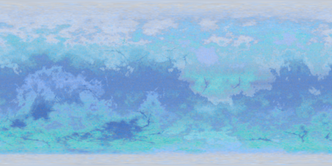
#> input picture src/images/textures_exoplanet/Snowy/Snowy01.png, 332 x 166 px, shrunk from 1024 x 512 before the run
$ python make_snowy_atlas.py
#> lines starting #> are read from the running program, lines starting #| are printed output that depends on the picture
import json
import os
from PIL import Image

# Configuration
INPUT_FILES = [
    "Snowy01.png",
    "Snowy02.png",
    "Snowy03.png",
    "Snowy04.png",
    "Snowy05.png",
]
COLUMNS = 3
ROWS = 2
PADDING = 4  # pixels around and between tiles
OUTPUT_IMAGE = "Snowy_atlas.png"
OUTPUT_JSON = "Snowy_atlas.json"


def main():
    base_dir = os.path.dirname(os.path.abspath(__file__))

    # Load images, keeping only those that exist
    tiles = []
    for name in INPUT_FILES:
        path = os.path.join(base_dir, name)
        if not os.path.isfile(path):
            print(f"Warning: missing file {name}, skipping.")
            tiles.append(None)
            continue
        img = Image.open(path).convert("RGBA")
#> img is the input picture: PIL image 332x166 RGBA; mean R, G, B, A 139.1, 183.3, 217.4, 255
        tiles.append({
            "name": name,
            "image": img,
            "w": img.width,
            "h": img.height,
        })

    # Place up to ROWS*COLUMNS tiles
    max_tiles = COLUMNS * ROWS
#> max_tiles = 6
    if len(tiles) > max_tiles:
        tiles = tiles[:max_tiles]
    else:
        # Pad list to full grid length with None
        tiles += [None] * (max_tiles - len(tiles))

    # Compute column widths and row heights (max per column/row)
    col_widths = [0] * COLUMNS
    row_heights = [0] * ROWS
    for idx, tile in enumerate(tiles):
        r = idx // COLUMNS
        c = idx % COLUMNS
        if tile is None:
            continue
        col_widths[c] = max(col_widths[c], tile["w"])
        row_heights[r] = max(row_heights[r], tile["h"])

    # Compute atlas size with padding around and between
    total_width = PADDING + sum(col_widths) + (COLUMNS * PADDING)
    total_height = PADDING + sum(row_heights) + (ROWS * PADDING)

    # Compute x offsets for each column and y offsets for each row
    x_offsets = []
    acc = PADDING
    for cw in col_widths:
        x_offsets.append(acc)
        acc += cw + PADDING

    y_offsets = []
    acc = PADDING
    for rh in row_heights:
        y_offsets.append(acc)
        acc += rh + PADDING

    # Create atlas and paste tiles
    atlas = Image.new("RGBA", (total_width, total_height), (0, 0, 0, 0))
#> atlas: PIL image 1012x344 RGBA; every value is 0

    frames = {}
    for idx, tile in enumerate(tiles):
        r = idx // COLUMNS
        c = idx % COLUMNS
        x = x_offsets[c]
        y = y_offsets[r]
        if tile is None:
            continue
        img = tile["image"]
        atlas.paste(img, (x, y))
        frames[tile["name"]] = {
            "frame": {"x": x, "y": y, "w": tile["w"], "h": tile["h"]},
            "rotated": False,
            "trimmed": False,
            "spriteSourceSize": {"x": 0, "y": 0, "w": tile["w"], "h": tile["h"]},
            "sourceSize": {"w": tile["w"], "h": tile["h"]},
        }
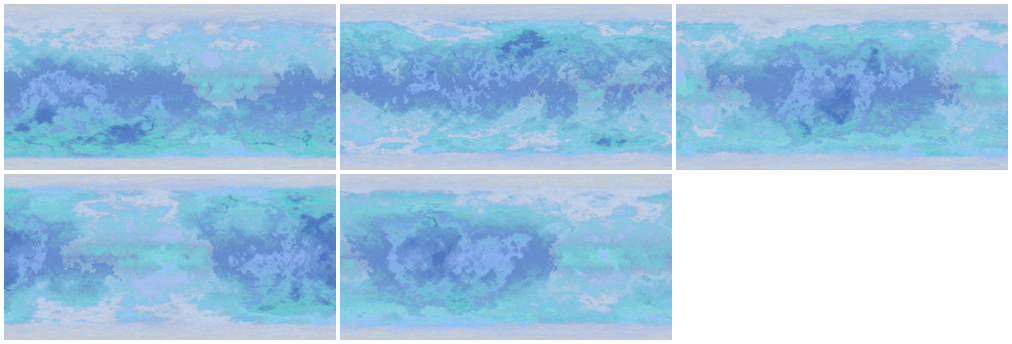
#> atlas: PIL image 1012x344 RGBA; mean R, G, B, A 111.2, 146.5, 173.2, 201.8; transparent parts drawn white
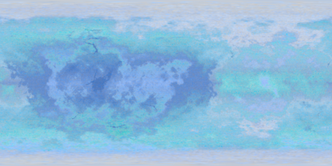
#> img: PIL image 332x166 RGBA; mean R, G, B, A 142.2, 187.3, 220.2, 255

    # Save outputs
    out_img_path = os.path.join(base_dir, OUTPUT_IMAGE)
    out_json_path = os.path.join(base_dir, OUTPUT_JSON)
    atlas.save(out_img_path, format="PNG")

    meta = {
        "app": "Cascade Atlas Builder",
        "version": 1,
        "image": OUTPUT_IMAGE,
        "size": {"w": total_width, "h": total_height},
        "scale": "1",
        "padding": PADDING,
        "grid": {"columns": COLUMNS, "rows": ROWS},
    }

    data = {"frames": frames, "meta": meta}
    with open(out_json_path, "w", encoding="utf-8") as f:
        json.dump(data, f, ensure_ascii=False, indent=2)

    print(f"Wrote {OUTPUT_IMAGE} and {OUTPUT_JSON}")


if __name__ == "__main__":
    main()
